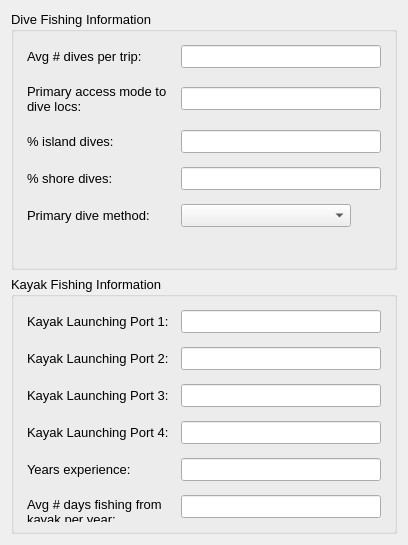
  <widget class="QWidget" name="layoutWidget" >
   <property name="geometry" >
    <rect>
     <x>420</x>
     <y>10</y>
     <width>384</width>
     <height>545</height>
    </rect>
   </property>
   <layout class="QVBoxLayout" name="verticalLayout_2" >
    <item>
     <widget class="QGroupBox" name="DiveFishing" >
      <property name="font" >
       <font>
        <pointsize>10</pointsize>
       </font>
      </property>
      <property name="title" >
       <string>Dive Fishing Information</string>
      </property>
      <layout class="QVBoxLayout" name="verticalLayout_4" >
       <item>
        <widget class="QWidget" native="1" name="ves_license_3" >
         <property name="font" >
          <font>
           <pointsize>10</pointsize>
          </font>
         </property>
         <layout class="QHBoxLayout" name="_6" >
          <property name="spacing" >
           <number>4</number>
          </property>
          <property name="margin" >
           <number>4</number>
          </property>
          <item>
           <widget class="QLabel" name="yrs_operating_text_2" >
            <property name="minimumSize" >
             <size>
              <width>150</width>
              <height>0</height>
             </size>
            </property>
            <property name="maximumSize" >
             <size>
              <width>150</width>
              <height>16777215</height>
             </size>
            </property>
            <property name="font" >
             <font>
              <pointsize>10</pointsize>
             </font>
            </property>
            <property name="text" >
             <string>Avg # dives per trip:</string>
            </property>
           </widget>
          </item>
          <item>
           <widget class="QLineEdit" name="dive_avg_dives_per_trip" >
            <property name="enabled" >
             <bool>true</bool>
            </property>
            <property name="minimumSize" >
             <size>
              <width>200</width>
              <height>0</height>
             </size>
            </property>
            <property name="maximumSize" >
             <size>
              <width>200</width>
              <height>16777215</height>
             </size>
            </property>
            <property name="font" >
             <font>
              <pointsize>10</pointsize>
             </font>
            </property>
            <property name="text" >
             <string/>
            </property>
           </widget>
          </item>
         </layout>
        </widget>
       </item>
       <item>
        <widget class="QWidget" native="1" name="home_port_6" >
         <property name="font" >
          <font>
           <pointsize>10</pointsize>
          </font>
         </property>
         <layout class="QHBoxLayout" name="_12" >
          <property name="spacing" >
           <number>4</number>
          </property>
          <property name="margin" >
           <number>4</number>
          </property>
          <item>
           <widget class="QLabel" name="years_text_2" >
            <property name="minimumSize" >
             <size>
              <width>150</width>
              <height>34</height>
             </size>
            </property>
            <property name="maximumSize" >
             <size>
              <width>150</width>
              <height>16777215</height>
             </size>
            </property>
            <property name="font" >
             <font>
              <pointsize>10</pointsize>
             </font>
            </property>
            <property name="text" >
             <string>Primary access mode to dive locs:</string>
            </property>
            <property name="wordWrap" >
             <bool>true</bool>
            </property>
           </widget>
          </item>
          <item>
           <widget class="QLineEdit" name="dive_access_mode" >
            <property name="enabled" >
             <bool>true</bool>
            </property>
            <property name="minimumSize" >
             <size>
              <width>100</width>
              <height>0</height>
             </size>
            </property>
            <property name="maximumSize" >
             <size>
              <width>200</width>
              <height>16777215</height>
             </size>
            </property>
            <property name="font" >
             <font>
              <pointsize>10</pointsize>
             </font>
            </property>
            <property name="text" >
             <string/>
            </property>
           </widget>
          </item>
         </layout>
        </widget>
       </item>
       <item>
        <widget class="QWidget" native="1" name="home_port_12" >
         <property name="font" >
          <font>
           <pointsize>10</pointsize>
          </font>
         </property>
         <layout class="QHBoxLayout" name="_23" >
          <property name="spacing" >
           <number>4</number>
          </property>
          <property name="margin" >
           <number>4</number>
          </property>
          <item>
           <widget class="QLabel" name="landing_port_text_7" >
            <property name="minimumSize" >
             <size>
              <width>150</width>
              <height>0</height>
             </size>
            </property>
            <property name="maximumSize" >
             <size>
              <width>150</width>
              <height>16777215</height>
             </size>
            </property>
            <property name="font" >
             <font>
              <pointsize>10</pointsize>
             </font>
            </property>
            <property name="text" >
             <string>% island dives:</string>
            </property>
           </widget>
          </item>
          <item>
           <widget class="QLineEdit" name="dive_percent_island" >
            <property name="enabled" >
             <bool>true</bool>
            </property>
            <property name="minimumSize" >
             <size>
              <width>200</width>
              <height>0</height>
             </size>
            </property>
            <property name="maximumSize" >
             <size>
              <width>200</width>
              <height>16777215</height>
             </size>
            </property>
            <property name="font" >
             <font>
              <pointsize>10</pointsize>
             </font>
            </property>
            <property name="text" >
             <string/>
            </property>
           </widget>
          </item>
         </layout>
        </widget>
       </item>
       <item>
        <widget class="QWidget" native="1" name="home_port_13" >
         <property name="font" >
          <font>
           <pointsize>10</pointsize>
          </font>
         </property>
         <layout class="QHBoxLayout" name="_25" >
          <property name="spacing" >
           <number>4</number>
          </property>
          <property name="margin" >
           <number>4</number>
          </property>
          <item>
           <widget class="QLabel" name="landing_port_text_8" >
            <property name="minimumSize" >
             <size>
              <width>150</width>
              <height>0</height>
             </size>
            </property>
            <property name="maximumSize" >
             <size>
              <width>150</width>
              <height>16777215</height>
             </size>
            </property>
            <property name="font" >
             <font>
              <pointsize>10</pointsize>
             </font>
            </property>
            <property name="text" >
             <string>% shore dives:</string>
            </property>
           </widget>
          </item>
          <item>
           <widget class="QLineEdit" name="dive_percent_shore" >
            <property name="enabled" >
             <bool>true</bool>
            </property>
            <property name="minimumSize" >
             <size>
              <width>200</width>
              <height>0</height>
             </size>
            </property>
            <property name="maximumSize" >
             <size>
              <width>200</width>
              <height>16777215</height>
             </size>
            </property>
            <property name="font" >
             <font>
              <pointsize>10</pointsize>
             </font>
            </property>
            <property name="text" >
             <string/>
            </property>
           </widget>
          </item>
         </layout>
        </widget>
       </item>
       <item>
        <widget class="QWidget" native="1" name="home_port_11" >
         <property name="font" >
          <font>
           <pointsize>10</pointsize>
          </font>
         </property>
         <layout class="QHBoxLayout" name="_22" >
          <property name="spacing" >
           <number>4</number>
          </property>
          <property name="margin" >
           <number>4</number>
          </property>
          <item>
           <widget class="QLabel" name="landing_port_text_6" >
            <property name="minimumSize" >
             <size>
              <width>150</width>
              <height>0</height>
             </size>
            </property>
            <property name="maximumSize" >
             <size>
              <width>150</width>
              <height>16777215</height>
             </size>
            </property>
            <property name="font" >
             <font>
              <pointsize>10</pointsize>
             </font>
            </property>
            <property name="text" >
             <string>Primary dive method:</string>
            </property>
           </widget>
          </item>
          <item>
           <widget class="QComboBox" name="dive_primary_method" >
            <property name="minimumSize" >
             <size>
              <width>170</width>
              <height>0</height>
             </size>
            </property>
            <property name="maximumSize" >
             <size>
              <width>170</width>
              <height>16777215</height>
             </size>
            </property>
            <item>
             <property name="text" >
              <string/>
             </property>
            </item>
            <item>
             <property name="text" >
              <string>Free dive</string>
             </property>
            </item>
            <item>
             <property name="text" >
              <string>SCUBA</string>
             </property>
            </item>
            <item>
             <property name="text" >
              <string>Other</string>
             </property>
            </item>
           </widget>
          </item>
          <item>
           <spacer name="horizontalSpacer" >
            <property name="orientation" >
             <enum>Qt::Horizontal</enum>
            </property>
            <property name="sizeHint" stdset="0" >
             <size>
              <width>40</width>
              <height>20</height>
             </size>
            </property>
           </spacer>
          </item>
         </layout>
        </widget>
       </item>
       <item>
        <spacer name="verticalSpacer" >
         <property name="orientation" >
          <enum>Qt::Vertical</enum>
         </property>
         <property name="sizeHint" stdset="0" >
          <size>
           <width>20</width>
           <height>40</height>
          </size>
         </property>
        </spacer>
       </item>
      </layout>
     </widget>
    </item>
    <item>
     <widget class="QGroupBox" name="KayakFishing" >
      <property name="font" >
       <font>
        <pointsize>10</pointsize>
       </font>
      </property>
      <property name="title" >
       <string>Kayak Fishing Information</string>
      </property>
      <layout class="QVBoxLayout" name="verticalLayout_3" >
       <item>
        <widget class="QWidget" native="1" name="home_port_17" >
         <property name="font" >
          <font>
           <pointsize>10</pointsize>
          </font>
         </property>
         <layout class="QHBoxLayout" name="_9" >
          <property name="spacing" >
           <number>4</number>
          </property>
          <property name="margin" >
           <number>4</number>
          </property>
          <item>
           <widget class="QLabel" name="landing_port_text_11" >
            <property name="minimumSize" >
             <size>
              <width>150</width>
              <height>0</height>
             </size>
            </property>
            <property name="maximumSize" >
             <size>
              <width>150</width>
              <height>16777215</height>
             </size>
            </property>
            <property name="font" >
             <font>
              <pointsize>10</pointsize>
             </font>
            </property>
            <property name="text" >
             <string>Kayak Launching Port 1:</string>
            </property>
           </widget>
          </item>
          <item>
           <widget class="QLineEdit" name="kyk_launch_port_1" >
            <property name="enabled" >
             <bool>true</bool>
            </property>
            <property name="minimumSize" >
             <size>
              <width>200</width>
              <height>0</height>
             </size>
            </property>
            <property name="maximumSize" >
             <size>
              <width>200</width>
              <height>16777215</height>
             </size>
            </property>
            <property name="font" >
             <font>
              <pointsize>10</pointsize>
             </font>
            </property>
            <property name="text" >
             <string/>
            </property>
           </widget>
          </item>
         </layout>
        </widget>
       </item>
       <item>
        <widget class="QWidget" native="1" name="home_port_15" >
         <property name="font" >
          <font>
           <pointsize>10</pointsize>
          </font>
         </property>
         <layout class="QHBoxLayout" name="_8" >
          <property name="spacing" >
           <number>4</number>
          </property>
          <property name="margin" >
           <number>4</number>
          </property>
          <item>
           <widget class="QLabel" name="landing_port_text_9" >
            <property name="minimumSize" >
             <size>
              <width>150</width>
              <height>0</height>
             </size>
            </property>
            <property name="maximumSize" >
             <size>
              <width>150</width>
              <height>16777215</height>
             </size>
            </property>
            <property name="font" >
             <font>
              <pointsize>10</pointsize>
             </font>
            </property>
            <property name="text" >
             <string>Kayak Launching Port 2:</string>
            </property>
           </widget>
          </item>
          <item>
           <widget class="QLineEdit" name="kyk_launch_port_2" >
            <property name="enabled" >
             <bool>true</bool>
            </property>
            <property name="minimumSize" >
             <size>
              <width>200</width>
              <height>0</height>
             </size>
            </property>
            <property name="maximumSize" >
             <size>
              <width>200</width>
              <height>16777215</height>
             </size>
            </property>
            <property name="font" >
             <font>
              <pointsize>10</pointsize>
             </font>
            </property>
            <property name="text" >
             <string/>
            </property>
           </widget>
          </item>
         </layout>
        </widget>
       </item>
       <item>
        <widget class="QWidget" native="1" name="home_port_16" >
         <property name="font" >
          <font>
           <pointsize>10</pointsize>
          </font>
         </property>
         <layout class="QHBoxLayout" name="_27" >
          <property name="spacing" >
           <number>4</number>
          </property>
          <property name="margin" >
           <number>4</number>
          </property>
          <item>
           <widget class="QLabel" name="landing_port_text_10" >
            <property name="minimumSize" >
             <size>
              <width>150</width>
              <height>0</height>
             </size>
            </property>
            <property name="maximumSize" >
             <size>
              <width>150</width>
              <height>16777215</height>
             </size>
            </property>
            <property name="font" >
             <font>
              <pointsize>10</pointsize>
             </font>
            </property>
            <property name="text" >
             <string>Kayak Launching Port 3:</string>
            </property>
           </widget>
          </item>
          <item>
           <widget class="QLineEdit" name="kyk_launch_port_3" >
            <property name="enabled" >
             <bool>true</bool>
            </property>
            <property name="minimumSize" >
             <size>
              <width>200</width>
              <height>0</height>
             </size>
            </property>
            <property name="maximumSize" >
             <size>
              <width>200</width>
              <height>16777215</height>
             </size>
            </property>
            <property name="font" >
             <font>
              <pointsize>10</pointsize>
             </font>
            </property>
            <property name="text" >
             <string/>
            </property>
           </widget>
          </item>
         </layout>
        </widget>
       </item>
       <item>
        <widget class="QWidget" native="1" name="home_port_14" >
         <property name="font" >
          <font>
           <pointsize>10</pointsize>
          </font>
         </property>
         <layout class="QHBoxLayout" name="_26" >
          <property name="spacing" >
           <number>4</number>
          </property>
          <property name="margin" >
           <number>4</number>
          </property>
          <item>
           <widget class="QLabel" name="landing_port_text_5" >
            <property name="minimumSize" >
             <size>
              <width>150</width>
              <height>0</height>
             </size>
            </property>
            <property name="maximumSize" >
             <size>
              <width>150</width>
              <height>16777215</height>
             </size>
            </property>
            <property name="font" >
             <font>
              <pointsize>10</pointsize>
             </font>
            </property>
            <property name="text" >
             <string>Kayak Launching Port 4:</string>
            </property>
           </widget>
          </item>
          <item>
           <widget class="QLineEdit" name="kyk_launch_port_4" >
            <property name="enabled" >
             <bool>true</bool>
            </property>
            <property name="minimumSize" >
             <size>
              <width>200</width>
              <height>0</height>
             </size>
            </property>
            <property name="maximumSize" >
             <size>
              <width>200</width>
              <height>16777215</height>
             </size>
            </property>
            <property name="font" >
             <font>
              <pointsize>10</pointsize>
             </font>
            </property>
            <property name="text" >
             <string/>
            </property>
           </widget>
          </item>
         </layout>
        </widget>
       </item>
       <item>
        <widget class="QWidget" native="1" name="ves_license_4" >
         <property name="font" >
          <font>
           <pointsize>10</pointsize>
          </font>
         </property>
         <layout class="QHBoxLayout" name="_21" >
          <property name="spacing" >
           <number>4</number>
          </property>
          <property name="margin" >
           <number>4</number>
          </property>
          <item>
           <widget class="QLabel" name="yrs_operating_text_3" >
            <property name="minimumSize" >
             <size>
              <width>150</width>
              <height>0</height>
             </size>
            </property>
            <property name="maximumSize" >
             <size>
              <width>150</width>
              <height>16777215</height>
             </size>
            </property>
            <property name="font" >
             <font>
              <pointsize>10</pointsize>
             </font>
            </property>
            <property name="text" >
             <string>Years experience:</string>
            </property>
           </widget>
          </item>
          <item>
           <widget class="QLineEdit" name="kyk_years_experience" >
            <property name="enabled" >
             <bool>true</bool>
            </property>
            <property name="minimumSize" >
             <size>
              <width>200</width>
              <height>0</height>
             </size>
            </property>
            <property name="maximumSize" >
             <size>
              <width>200</width>
              <height>16777215</height>
             </size>
            </property>
            <property name="font" >
             <font>
              <pointsize>10</pointsize>
             </font>
            </property>
            <property name="text" >
             <string/>
            </property>
           </widget>
          </item>
         </layout>
        </widget>
       </item>
       <item>
        <widget class="QWidget" native="1" name="home_port_10" >
         <property name="font" >
          <font>
           <pointsize>10</pointsize>
          </font>
         </property>
         <layout class="QHBoxLayout" name="_24" >
          <property name="spacing" >
           <number>4</number>
          </property>
          <property name="margin" >
           <number>4</number>
          </property>
          <item>
           <widget class="QLabel" name="years_text_3" >
            <property name="minimumSize" >
             <size>
              <width>150</width>
              <height>34</height>
             </size>
            </property>
            <property name="maximumSize" >
             <size>
              <width>150</width>
              <height>16777215</height>
             </size>
            </property>
            <property name="font" >
             <font>
              <pointsize>10</pointsize>
             </font>
            </property>
            <property name="text" >
             <string>Avg # days fishing from kayak per year:</string>
            </property>
            <property name="wordWrap" >
             <bool>true</bool>
            </property>
           </widget>
          </item>
          <item>
           <widget class="QLineEdit" name="kyk_avg_days_per_year" >
            <property name="enabled" >
             <bool>true</bool>
            </property>
            <property name="minimumSize" >
             <size>
              <width>100</width>
              <height>0</height>
             </size>
            </property>
            <property name="maximumSize" >
             <size>
              <width>200</width>
              <height>16777215</height>
             </size>
            </property>
            <property name="font" >
             <font>
              <pointsize>10</pointsize>
             </font>
            </property>
            <property name="text" >
             <string/>
            </property>
           </widget>
          </item>
         </layout>
        </widget>
       </item>
      </layout>
      <zorder>ves_license_4</zorder>
      <zorder>home_port_15</zorder>
      <zorder>home_port_17</zorder>
      <zorder>home_port_16</zorder>
      <zorder>home_port_14</zorder>
      <zorder>home_port_10</zorder>
     </widget>
    </item>
   </layout>
  </widget>
